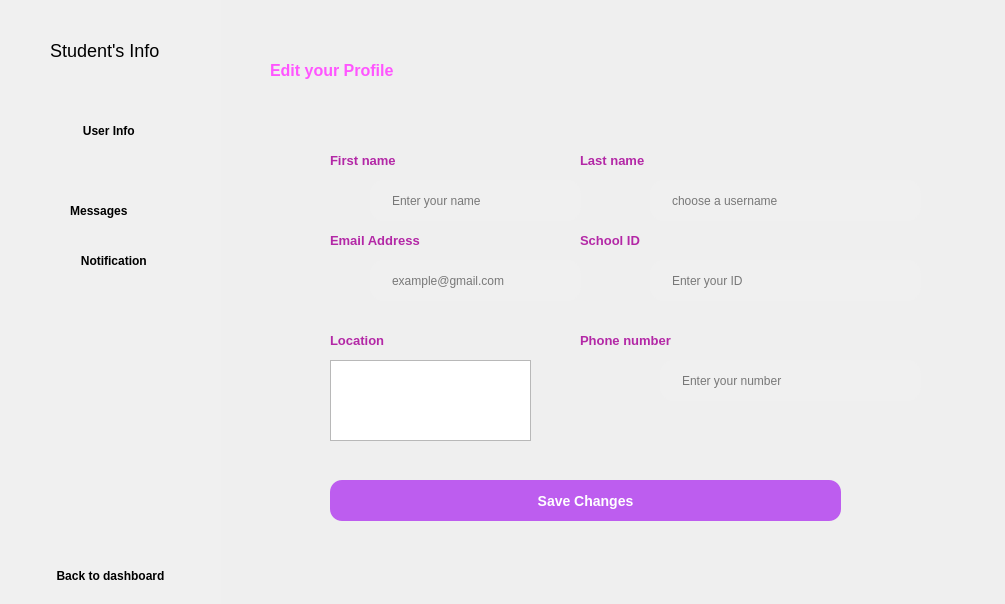
<?xml version="1.0" encoding="UTF-8"?>
<ui version="4.0">
 <class>Dialog</class>
 <widget class="QDialog" name="Dialog">
  <property name="geometry">
   <rect>
    <x>0</x>
    <y>0</y>
    <width>1005</width>
    <height>604</height>
   </rect>
  </property>
  <property name="windowTitle">
   <string>Dialog</string>
  </property>
  <property name="styleSheet">
   <string notr="true">QStackedWidget {
background-color: rgba(0,0,0,0%);
}</string>
  </property>
  <widget class="QGroupBox" name="buttons_sidegroup">
   <property name="geometry">
    <rect>
     <x>0</x>
     <y>0</y>
     <width>221</width>
     <height>611</height>
    </rect>
   </property>
   <property name="styleSheet">
    <string notr="true">QGroupBox{
border: 0px;
	background-color: rgb(240, 240, 240);
color: rgb(255, 85, 255);
}
QPushButton {
 
	color: black;
		background-color: rgb(240, 240, 240);
	
border: 0px solid;
border-radius : 2px;

}

QPushButton:hover {
	
	background-color: rgb(66, 24, 90);
	
	color:white;
}
</string>
   </property>
   <property name="title">
    <string/>
   </property>
   <widget class="QPushButton" name="upcoming_buttn">
    <property name="geometry">
     <rect>
      <x>-10</x>
      <y>90</y>
      <width>231</width>
      <height>81</height>
     </rect>
    </property>
    <property name="font">
     <font>
      <weight>75</weight>
      <italic>false</italic>
      <bold>true</bold>
     </font>
    </property>
    <property name="styleSheet">
     <string notr="true"/>
    </property>
    <property name="text">
     <string>  User Info</string>
    </property>
    <property name="icon">
     <iconset>
      <normaloff>../../img/studentdashboard/icons/user.svg</normaloff>../../img/studentdashboard/icons/user.svg</iconset>
    </property>
    <property name="iconSize">
     <size>
      <width>28</width>
      <height>50</height>
     </size>
    </property>
   </widget>
   <widget class="QPushButton" name="logout_buttn">
    <property name="geometry">
     <rect>
      <x>0</x>
      <y>550</y>
      <width>221</width>
      <height>51</height>
     </rect>
    </property>
    <property name="font">
     <font>
      <weight>75</weight>
      <italic>false</italic>
      <bold>true</bold>
     </font>
    </property>
    <property name="styleSheet">
     <string notr="true"/>
    </property>
    <property name="text">
     <string>Back to dashboard</string>
    </property>
    <property name="icon">
     <iconset>
      <normaloff>photos/logout.svg</normaloff>photos/logout.svg</iconset>
    </property>
   </widget>
   <widget class="QPushButton" name="notification_buttn">
    <property name="geometry">
     <rect>
      <x>0</x>
      <y>240</y>
      <width>221</width>
      <height>41</height>
     </rect>
    </property>
    <property name="font">
     <font>
      <weight>75</weight>
      <italic>false</italic>
      <bold>true</bold>
     </font>
    </property>
    <property name="styleSheet">
     <string notr="true"/>
    </property>
    <property name="text">
     <string>  Notification</string>
    </property>
    <property name="icon">
     <iconset>
      <normaloff>../../img/studentdashboard/icons/notif.svg</normaloff>../../img/studentdashboard/icons/notif.svg</iconset>
    </property>
    <property name="iconSize">
     <size>
      <width>30</width>
      <height>50</height>
     </size>
    </property>
   </widget>
   <widget class="QLabel" name="label">
    <property name="geometry">
     <rect>
      <x>50</x>
      <y>40</y>
      <width>121</width>
      <height>21</height>
     </rect>
    </property>
    <property name="styleSheet">
     <string notr="true">background-color: rgba(0,0,0,0%);
font: 18px;</string>
    </property>
    <property name="text">
     <string>Student's Info</string>
    </property>
   </widget>
   <widget class="QPushButton" name="settings_buttn_2">
    <property name="geometry">
     <rect>
      <x>-20</x>
      <y>190</y>
      <width>231</width>
      <height>41</height>
     </rect>
    </property>
    <property name="font">
     <font>
      <weight>75</weight>
      <italic>false</italic>
      <bold>true</bold>
     </font>
    </property>
    <property name="layoutDirection">
     <enum>Qt::LeftToRight</enum>
    </property>
    <property name="styleSheet">
     <string notr="true"/>
    </property>
    <property name="text">
     <string>  Messages</string>
    </property>
    <property name="icon">
     <iconset>
      <normaloff>../../img/studentdashboard/icons/message.svg</normaloff>../../img/studentdashboard/icons/message.svg</iconset>
    </property>
    <property name="iconSize">
     <size>
      <width>28</width>
      <height>50</height>
     </size>
    </property>
   </widget>
  </widget>
  <widget class="QStackedWidget" name="stackedWidget">
   <property name="geometry">
    <rect>
     <x>220</x>
     <y>0</y>
     <width>781</width>
     <height>581</height>
    </rect>
   </property>
   <property name="maximumSize">
    <size>
     <width>1000</width>
     <height>600</height>
    </size>
   </property>
   <property name="styleSheet">
    <string notr="true">QPushButton {
 
color:white;
	
	background-color: rgb(189, 93, 239);
border: 0px solid;
border-radius: 12px;
font: bold 14px;
}

QPushButton:hover {
	
	
	background-color: rgb(160, 66, 243);
	color: rgb(0, 0, 0);
}

QLineEdit {

border:0px solid rgb(37,45,56);
	background-color: rgb(240, 240, 240);
border-radius: bold 15px;
	color: rgb(0, 0, 0);
padding-left: 20px;
padding-right: 20px;
}

QLineEdit:hover {
border: 2px solid white;
}

#tableWidget {
	

	background-color: rgb(188, 92, 239);
	margin-bottom: 20px;
	margin-left:20px;
	margin-right: 10px;
	border-radius: 10px;
	gridline-color: rgba(47, 56, 67, 150);
	font-size: 15px;
}

#tableWidget::item {
	
	
	background-color: rgb(188, 92, 239);
	color: rgb(255, 255, 255);
	padding-left: 45px;
	padding-right: 40px;
}

#tableWidget::item:selected{
	background-color: rgba(119, 143, 171, 100);
}

#tableWidget QHeaderView::section{
	background-color: rgba(88, 105, 126, 150);
	border-style: none;
    border-bottom: 1px solid rgba(61, 73, 88, 150);
   	border-right: 1px solid rgba(61, 73, 88, 150);
	color: rgb(255, 255, 255);
	font-size: 15px;
	font-weight: 600;
	border-top-left-radius: 7px;
    border-top-right-radius: 7px;
}

#tableWidget QHeaderView {
	background-color: transparent;
}



 QScrollBar:vertical {
	border: none;
    
	
    width: 10px;
    margin: 15px 0;
 }

QScrollBar:horizontal {
    border: none;
        height: 10px;
	background-color: rgb(94, 34, 127);
    margin: 0px 15px;
}

 QScrollBar::handle:vertical {	
	background-color: rgb(94, 34, 127);
    min-height: 25px;
	border-radius: 4px
 }

QScrollBar::handle:horizontal {
    background: rgb(140, 160, 180);
    min-width: 25px;
	border-radius: 4px
}

 QScrollBar::add-line:vertical {
	border: none;
	background: rgb(55, 63, 77);
	height: 20px;
	border-bottom-left-radius: 4px;
	border-bottom-right-radius: 4px;
	subcontrol-position: bottom;
	subcontrol-origin: margin;
 }

 QScrollBar::sub-line:vertical {
	border: none;
	background: rgb(55, 63, 77);
	height: 20px;
	border-top-left-radius: 4px;
	border-top-right-radius: 4px;
	subcontrol-position: top;
	subcontrol-origin: margin;
 }

QScrollBar::add-line:horizontal {
    border: none;
    background: rgb(55, 63, 77);
    width: 20px;
	border-top-right-radius: 4px;
    border-bottom-right-radius: 4px;
    subcontrol-position: right;
    subcontrol-origin: margin;
}

QScrollBar::sub-line:horizontal {
    border: none;
    background: rgb(55, 63, 77);
    width: 20px;
	border-top-left-radius: 4px;
    border-bottom-left-radius: 4px;
    subcontrol-position: left;
    subcontrol-origin: margin;
}

QScrollBar::up-arrow:horizontal, QScrollBar::down-arrow:vertical
{
     background: none;
}

 QScrollBar::add-page:vertical, QScrollBar::sub-page:vertical {
     background: none;
 }

QScrollBar::up-arrow:horizontal, QScrollBar::down-arrow:horizontal
{
     background: none;
}

QScrollBar::add-page:horizontal, QScrollBar::sub-page:horizontal
{
     background: none;
}

</string>
   </property>
   <property name="currentIndex">
    <number>0</number>
   </property>
   <widget class="QWidget" name="UserInfo">
    <property name="styleSheet">
     <string notr="true">QLabel {
	color: rgb(179, 40, 166);
}</string>
    </property>
    <widget class="QLineEdit" name="name_edit">
     <property name="geometry">
      <rect>
       <x>150</x>
       <y>180</y>
       <width>211</width>
       <height>41</height>
      </rect>
     </property>
     <property name="styleSheet">
      <string notr="true"/>
     </property>
     <property name="text">
      <string/>
     </property>
     <property name="echoMode">
      <enum>QLineEdit::Normal</enum>
     </property>
     <property name="placeholderText">
      <string>Enter your name</string>
     </property>
    </widget>
    <widget class="QLabel" name="label_6">
     <property name="geometry">
      <rect>
       <x>110</x>
       <y>150</y>
       <width>91</width>
       <height>21</height>
      </rect>
     </property>
     <property name="font">
      <font>
       <family>Nirmala UI</family>
       <pointsize>10</pointsize>
       <weight>75</weight>
       <bold>true</bold>
      </font>
     </property>
     <property name="styleSheet">
      <string notr="true">
background-color: rgba(0,0,0,0%);</string>
     </property>
     <property name="text">
      <string>First name</string>
     </property>
    </widget>
    <widget class="QLineEdit" name="userID_edit">
     <property name="geometry">
      <rect>
       <x>430</x>
       <y>260</y>
       <width>271</width>
       <height>41</height>
      </rect>
     </property>
     <property name="styleSheet">
      <string notr="true"/>
     </property>
     <property name="text">
      <string/>
     </property>
     <property name="echoMode">
      <enum>QLineEdit::Normal</enum>
     </property>
     <property name="placeholderText">
      <string>Enter your ID</string>
     </property>
    </widget>
    <widget class="QLineEdit" name="email_edit">
     <property name="geometry">
      <rect>
       <x>150</x>
       <y>260</y>
       <width>211</width>
       <height>41</height>
      </rect>
     </property>
     <property name="styleSheet">
      <string notr="true"/>
     </property>
     <property name="text">
      <string/>
     </property>
     <property name="echoMode">
      <enum>QLineEdit::Normal</enum>
     </property>
     <property name="placeholderText">
      <string>example@gmail.com</string>
     </property>
    </widget>
    <widget class="QLabel" name="label_7">
     <property name="geometry">
      <rect>
       <x>110</x>
       <y>230</y>
       <width>121</width>
       <height>21</height>
      </rect>
     </property>
     <property name="font">
      <font>
       <family>Nirmala UI</family>
       <pointsize>10</pointsize>
       <weight>75</weight>
       <bold>true</bold>
      </font>
     </property>
     <property name="styleSheet">
      <string notr="true">
background-color: rgba(0,0,0,0%);</string>
     </property>
     <property name="text">
      <string>Email Address</string>
     </property>
    </widget>
    <widget class="QLabel" name="label_8">
     <property name="geometry">
      <rect>
       <x>360</x>
       <y>150</y>
       <width>81</width>
       <height>21</height>
      </rect>
     </property>
     <property name="font">
      <font>
       <family>Nirmala UI</family>
       <pointsize>10</pointsize>
       <weight>75</weight>
       <bold>true</bold>
      </font>
     </property>
     <property name="styleSheet">
      <string notr="true">
background-color: rgba(0,0,0,0%);</string>
     </property>
     <property name="text">
      <string>Last name</string>
     </property>
    </widget>
    <widget class="QLineEdit" name="phonenum_edit">
     <property name="geometry">
      <rect>
       <x>440</x>
       <y>360</y>
       <width>261</width>
       <height>41</height>
      </rect>
     </property>
     <property name="styleSheet">
      <string notr="true"/>
     </property>
     <property name="text">
      <string/>
     </property>
     <property name="echoMode">
      <enum>QLineEdit::Normal</enum>
     </property>
     <property name="placeholderText">
      <string>Enter your number</string>
     </property>
    </widget>
    <widget class="QLabel" name="label_9">
     <property name="geometry">
      <rect>
       <x>360</x>
       <y>230</y>
       <width>121</width>
       <height>21</height>
      </rect>
     </property>
     <property name="font">
      <font>
       <family>Nirmala UI</family>
       <pointsize>10</pointsize>
       <weight>75</weight>
       <bold>true</bold>
      </font>
     </property>
     <property name="styleSheet">
      <string notr="true">
background-color: rgba(0,0,0,0%);</string>
     </property>
     <property name="text">
      <string>School ID</string>
     </property>
    </widget>
    <widget class="QLabel" name="label_10">
     <property name="geometry">
      <rect>
       <x>110</x>
       <y>330</y>
       <width>121</width>
       <height>21</height>
      </rect>
     </property>
     <property name="font">
      <font>
       <family>Nirmala UI</family>
       <pointsize>10</pointsize>
       <weight>75</weight>
       <bold>true</bold>
      </font>
     </property>
     <property name="styleSheet">
      <string notr="true">
background-color: rgba(0,0,0,0%);</string>
     </property>
     <property name="text">
      <string>Location</string>
     </property>
    </widget>
    <widget class="QLabel" name="label_11">
     <property name="geometry">
      <rect>
       <x>350</x>
       <y>330</y>
       <width>121</width>
       <height>21</height>
      </rect>
     </property>
     <property name="font">
      <font>
       <family>Nirmala UI</family>
       <pointsize>10</pointsize>
       <weight>75</weight>
       <bold>true</bold>
      </font>
     </property>
     <property name="styleSheet">
      <string notr="true">color: rgb(94, 34, 127);
background-color: rgba(0,0,0,0%);</string>
     </property>
     <property name="text">
      <string/>
     </property>
    </widget>
    <widget class="QLabel" name="label_13">
     <property name="geometry">
      <rect>
       <x>360</x>
       <y>330</y>
       <width>121</width>
       <height>21</height>
      </rect>
     </property>
     <property name="font">
      <font>
       <family>Nirmala UI</family>
       <pointsize>10</pointsize>
       <weight>75</weight>
       <bold>true</bold>
      </font>
     </property>
     <property name="styleSheet">
      <string notr="true">
background-color: rgba(0,0,0,0%);</string>
     </property>
     <property name="text">
      <string>Phone number</string>
     </property>
    </widget>
    <widget class="QLineEdit" name="username_edit">
     <property name="geometry">
      <rect>
       <x>430</x>
       <y>180</y>
       <width>271</width>
       <height>41</height>
      </rect>
     </property>
     <property name="styleSheet">
      <string notr="true"/>
     </property>
     <property name="text">
      <string/>
     </property>
     <property name="echoMode">
      <enum>QLineEdit::Normal</enum>
     </property>
     <property name="placeholderText">
      <string>choose a username</string>
     </property>
    </widget>
    <widget class="QPushButton" name="savechanges_buttn">
     <property name="geometry">
      <rect>
       <x>110</x>
       <y>480</y>
       <width>511</width>
       <height>41</height>
      </rect>
     </property>
     <property name="font">
      <font>
       <pointsize>-1</pointsize>
       <weight>75</weight>
       <italic>false</italic>
       <bold>true</bold>
      </font>
     </property>
     <property name="styleSheet">
      <string notr="true"/>
     </property>
     <property name="text">
      <string>Save Changes</string>
     </property>
    </widget>
    <widget class="QLabel" name="name_user">
     <property name="geometry">
      <rect>
       <x>50</x>
       <y>50</y>
       <width>171</width>
       <height>41</height>
      </rect>
     </property>
     <property name="font">
      <font>
       <family>Nirmala UI</family>
       <pointsize>12</pointsize>
       <weight>75</weight>
       <bold>true</bold>
      </font>
     </property>
     <property name="styleSheet">
      <string notr="true">color: rgb(255, 85, 255);
background-color: rgba(0,0,0,0%);</string>
     </property>
     <property name="text">
      <string>Edit your Profile</string>
     </property>
    </widget>
    <widget class="QTextEdit" name="textEdit_location">
     <property name="geometry">
      <rect>
       <x>110</x>
       <y>360</y>
       <width>201</width>
       <height>81</height>
      </rect>
     </property>
    </widget>
    <zorder>name_edit</zorder>
    <zorder>userID_edit</zorder>
    <zorder>email_edit</zorder>
    <zorder>label_7</zorder>
    <zorder>label_8</zorder>
    <zorder>phonenum_edit</zorder>
    <zorder>label_9</zorder>
    <zorder>label_10</zorder>
    <zorder>label_11</zorder>
    <zorder>label_13</zorder>
    <zorder>username_edit</zorder>
    <zorder>savechanges_buttn</zorder>
    <zorder>name_user</zorder>
    <zorder>label_6</zorder>
    <zorder>textEdit_location</zorder>
   </widget>
   <widget class="QWidget" name="Message">
    <widget class="QLabel" name="label_2">
     <property name="geometry">
      <rect>
       <x>40</x>
       <y>30</y>
       <width>31</width>
       <height>61</height>
      </rect>
     </property>
     <property name="styleSheet">
      <string notr="true">background-color: rgba(0,0,0,0%);
font: 18px;</string>
     </property>
     <property name="text">
      <string/>
     </property>
     <property name="pixmap">
      <pixmap>photos/13252117381571183079.svg</pixmap>
     </property>
    </widget>
    <widget class="QLabel" name="label_3">
     <property name="geometry">
      <rect>
       <x>630</x>
       <y>20</y>
       <width>101</width>
       <height>21</height>
      </rect>
     </property>
     <property name="font">
      <font>
       <family>Nirmala UI</family>
       <pointsize>11</pointsize>
       <weight>75</weight>
       <italic>false</italic>
       <bold>true</bold>
      </font>
     </property>
     <property name="styleSheet">
      <string notr="true">background-color: rgba(0,0,0,0%);
</string>
     </property>
     <property name="text">
      <string>MESSAGES</string>
     </property>
    </widget>
    <widget class="QTableWidget" name="tableWidget">
     <property name="geometry">
      <rect>
       <x>20</x>
       <y>70</y>
       <width>731</width>
       <height>491</height>
      </rect>
     </property>
     <property name="editTriggers">
      <set>QAbstractItemView::NoEditTriggers</set>
     </property>
     <property name="tabKeyNavigation">
      <bool>false</bool>
     </property>
     <property name="showDropIndicator" stdset="0">
      <bool>false</bool>
     </property>
     <property name="dragDropOverwriteMode">
      <bool>false</bool>
     </property>
     <property name="alternatingRowColors">
      <bool>false</bool>
     </property>
     <property name="selectionMode">
      <enum>QAbstractItemView::SingleSelection</enum>
     </property>
     <property name="selectionBehavior">
      <enum>QAbstractItemView::SelectRows</enum>
     </property>
     <property name="wordWrap">
      <bool>true</bool>
     </property>
     <property name="cornerButtonEnabled">
      <bool>false</bool>
     </property>
     <attribute name="horizontalHeaderCascadingSectionResizes">
      <bool>false</bool>
     </attribute>
     <attribute name="horizontalHeaderHighlightSections">
      <bool>false</bool>
     </attribute>
     <attribute name="horizontalHeaderShowSortIndicator" stdset="0">
      <bool>false</bool>
     </attribute>
     <attribute name="horizontalHeaderStretchLastSection">
      <bool>false</bool>
     </attribute>
     <attribute name="verticalHeaderVisible">
      <bool>false</bool>
     </attribute>
     <row>
      <property name="text">
       <string>New Row</string>
      </property>
     </row>
     <row>
      <property name="text">
       <string>New Row</string>
      </property>
     </row>
     <row>
      <property name="text">
       <string>New Row</string>
      </property>
     </row>
     <row>
      <property name="text">
       <string>New Row</string>
      </property>
     </row>
     <row>
      <property name="text">
       <string>New Row</string>
      </property>
     </row>
     <row>
      <property name="text">
       <string>New Row</string>
      </property>
     </row>
     <row>
      <property name="text">
       <string>New Row</string>
      </property>
     </row>
     <row>
      <property name="text">
       <string>New Row</string>
      </property>
     </row>
     <row>
      <property name="text">
       <string>New Row</string>
      </property>
     </row>
     <row>
      <property name="text">
       <string>New Row</string>
      </property>
     </row>
     <row>
      <property name="text">
       <string>New Row</string>
      </property>
     </row>
     <row>
      <property name="text">
       <string>New Row</string>
      </property>
     </row>
     <row>
      <property name="text">
       <string>New Row</string>
      </property>
     </row>
     <row>
      <property name="text">
       <string>New Row</string>
      </property>
     </row>
     <row>
      <property name="text">
       <string>New Row</string>
      </property>
     </row>
     <row>
      <property name="text">
       <string>New Row</string>
      </property>
     </row>
     <row>
      <property name="text">
       <string>New Row</string>
      </property>
     </row>
     <row>
      <property name="text">
       <string>New Row</string>
      </property>
     </row>
     <row>
      <property name="text">
       <string>New Row</string>
      </property>
     </row>
     <row>
      <property name="text">
       <string>New Row</string>
      </property>
     </row>
     <row>
      <property name="text">
       <string>New Row</string>
      </property>
     </row>
     <row>
      <property name="text">
       <string>New Row</string>
      </property>
     </row>
     <row>
      <property name="text">
       <string>New Row</string>
      </property>
     </row>
     <row>
      <property name="text">
       <string>New Row</string>
      </property>
     </row>
     <row>
      <property name="text">
       <string>New Row</string>
      </property>
     </row>
     <row>
      <property name="text">
       <string>New Row</string>
      </property>
     </row>
     <column>
      <property name="text">
       <string>Recipient</string>
      </property>
     </column>
     <column>
      <property name="text">
       <string>Topic</string>
      </property>
     </column>
     <column>
      <property name="text">
       <string>Message</string>
      </property>
     </column>
     <item row="0" column="0">
      <property name="text">
       <string>carl g</string>
      </property>
     </item>
     <item row="0" column="1">
      <property name="text">
       <string>Clearance</string>
      </property>
      <property name="foreground">
       <brush brushstyle="NoBrush">
        <color alpha="255">
         <red>255</red>
         <green>255</green>
         <blue>255</blue>
        </color>
       </brush>
      </property>
     </item>
     <item row="0" column="2">
      <property name="text">
       <string>Hello Maam good day! are you available this week ?</string>
      </property>
     </item>
    </widget>
    <widget class="QLabel" name="label_4">
     <property name="geometry">
      <rect>
       <x>590</x>
       <y>20</y>
       <width>31</width>
       <height>31</height>
      </rect>
     </property>
     <property name="font">
      <font>
       <family>Nirmala UI</family>
       <pointsize>11</pointsize>
       <weight>75</weight>
       <italic>false</italic>
       <bold>true</bold>
      </font>
     </property>
     <property name="styleSheet">
      <string notr="true">background-color: rgba(0,0,0,0%);
</string>
     </property>
     <property name="text">
      <string/>
     </property>
     <property name="pixmap">
      <pixmap resource="../../img/studentdashboard/g.qrc">:/newPrefix/icons/message.svg</pixmap>
     </property>
    </widget>
   </widget>
   <widget class="QWidget" name="Notification">
    <widget class="QGroupBox" name="groupBox_2">
     <property name="geometry">
      <rect>
       <x>80</x>
       <y>100</y>
       <width>621</width>
       <height>361</height>
      </rect>
     </property>
     <property name="styleSheet">
      <string notr="true">background-color: rgba(0,0,0,0%)</string>
     </property>
     <property name="title">
      <string/>
     </property>
     <widget class="QLabel" name="label_22">
      <property name="geometry">
       <rect>
        <x>150</x>
        <y>220</y>
        <width>381</width>
        <height>51</height>
       </rect>
      </property>
      <property name="font">
       <font>
        <family>Nirmala UI</family>
        <pointsize>18</pointsize>
        <weight>75</weight>
        <italic>false</italic>
        <bold>true</bold>
       </font>
      </property>
      <property name="styleSheet">
       <string notr="true">background-color: rgba(0,0,0,0%);
</string>
      </property>
      <property name="text">
       <string>No notifications for you</string>
      </property>
     </widget>
     <widget class="QLabel" name="label_23">
      <property name="geometry">
       <rect>
        <x>300</x>
        <y>140</y>
        <width>51</width>
        <height>41</height>
       </rect>
      </property>
      <property name="font">
       <font>
        <family>Nirmala UI</family>
        <pointsize>-1</pointsize>
        <weight>50</weight>
        <italic>false</italic>
        <bold>false</bold>
       </font>
      </property>
      <property name="styleSheet">
       <string notr="true">background-color: rgba(0,0,0,0%);
font: 18px;</string>
      </property>
      <property name="text">
       <string/>
      </property>
      <property name="pixmap">
       <pixmap resource="../../img/studentdashboard/g.qrc">:/newPrefix/icons/notif.svg</pixmap>
      </property>
      <property name="scaledContents">
       <bool>false</bool>
      </property>
     </widget>
    </widget>
    <widget class="QLabel" name="label_24">
     <property name="geometry">
      <rect>
       <x>70</x>
       <y>50</y>
       <width>41</width>
       <height>31</height>
      </rect>
     </property>
     <property name="font">
      <font>
       <family>Nirmala UI</family>
       <pointsize>12</pointsize>
       <weight>75</weight>
       <italic>false</italic>
       <bold>true</bold>
      </font>
     </property>
     <property name="styleSheet">
      <string notr="true">background-color: rgba(0,0,0,0%);
</string>
     </property>
     <property name="text">
      <string/>
     </property>
     <property name="pixmap">
      <pixmap>photos/6796998061529659197.svg</pixmap>
     </property>
    </widget>
   </widget>
  </widget>
  <widget class="QLabel" name="label_12">
   <property name="geometry">
    <rect>
     <x>-20</x>
     <y>-10</y>
     <width>1061</width>
     <height>601</height>
    </rect>
   </property>
   <property name="styleSheet">
    <string notr="true">background-color: rgba(0,0,0,0%);</string>
   </property>
   <property name="text">
    <string/>
   </property>
   <property name="pixmap">
    <pixmap resource="../../img/studentdashboard/g.qrc">:/sd/bg.svg</pixmap>
   </property>
  </widget>
  <zorder>label_12</zorder>
  <zorder>buttons_sidegroup</zorder>
  <zorder>stackedWidget</zorder>
 </widget>
 <resources>
  <include location="../../img/studentdashboard/g.qrc"/>
 </resources>
 <connections/>
</ui>
